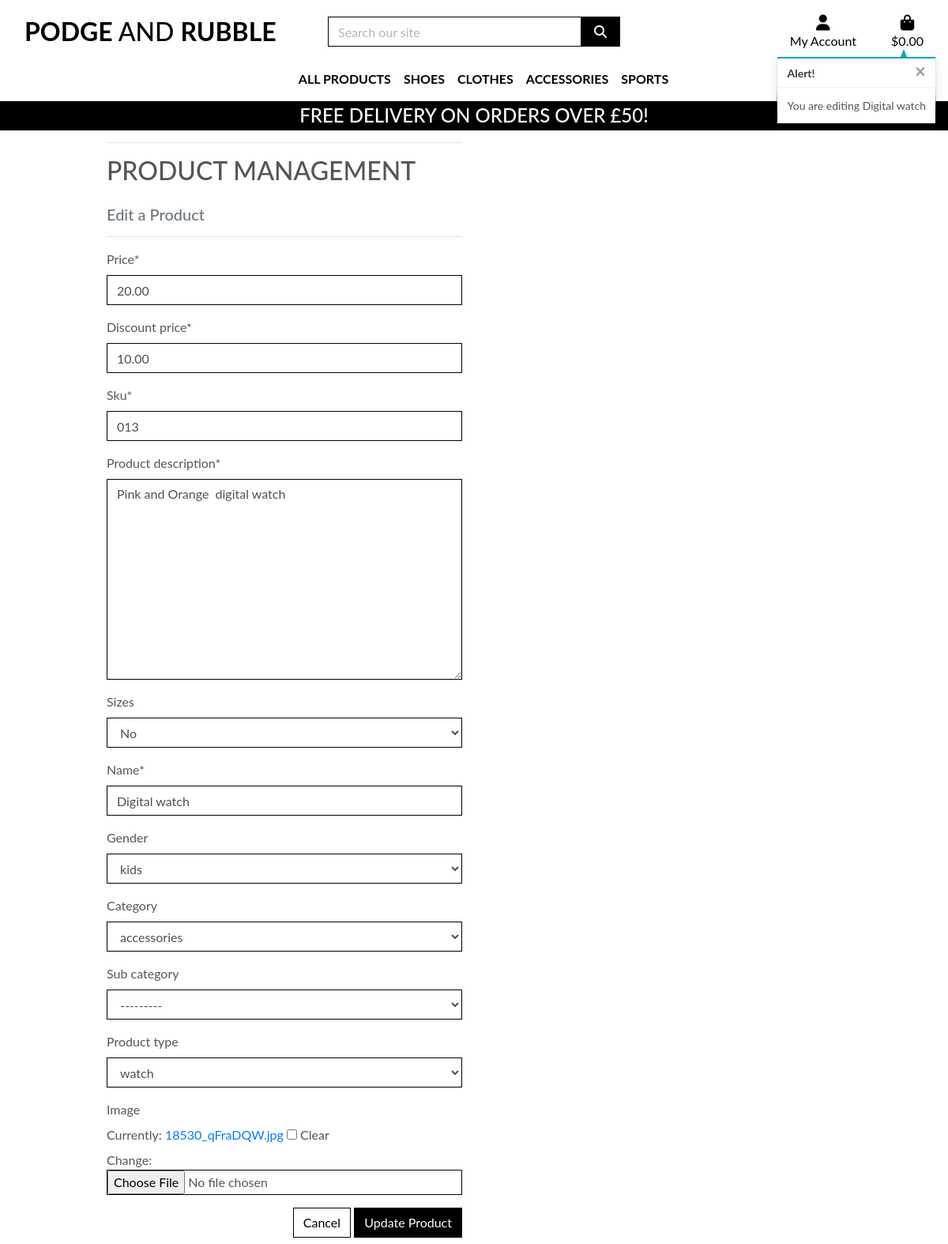
The app's page /products/edit/13/ with its own data.
### products/models.py (models this page shows, shortened)
class Product(models.Model):
    price = models.DecimalField(
        max_digits=6,
        decimal_places=2)
    discount_price = models.DecimalField(
        max_digits=6,
        decimal_places=2)
    sku = models.CharField(
        max_length=254)
    name = models.CharField(
        max_length=254)
    product_description = models.TextField()
    sizes = models.BooleanField(
        default=False,
        null=True,
        blank=True)
    category = models.CharField(max_length=20)
    gender = models.CharField(max_length=10)
    product_type = models.CharField(max_length=20)
    name = models.CharField(max_length=254)
    gender = models.ForeignKey(
        'Gender',
        null=True,
        blank=True,
        on_delete=models.SET_NULL)
    category = models.ForeignKey(
        'Category',
        null=True,
        blank=True,
        on_delete=models.SET_NULL)
    sub_category = models.ForeignKey(
        'SubCategory',
        null=True,
        blank=True,
        on_delete=models.SET_NULL)
    product_type = models.ForeignKey(
        'ProductType',
        null=True,
        blank=True,
        on_delete=models.SET_NULL)
    image = models.ImageField(
        blank=True,
        null=True)

class Gender(models.Model):
    name = models.CharField(
        max_length=254)
    display_name = models.CharField(
        max_length=254)
    def __str__(self):
        return self.name

class Category(models.Model):
    class Meta:
        verbose_name_plural = 'Categories'
    name = models.CharField(max_length=255)
    display_name = models.CharField(max_length=255, null=True, blank=True)
    def __str__(self):
        return self.name

class ProductType(models.Model):
    name = models.CharField(
        max_length=254)
    display_name = models.CharField(
        max_length=254)
    def __str__(self):
        return self.name

### products/views.py (the view)
# urls.py: path('edit/<int:product_id>/', views.edit_product, name='edit_product'),
def edit_product(request, product_id):
    product = get_object_or_404(Product, pk=product_id)
    if request.method == 'POST':
        form = ProductForm(request.POST, request.FILES, instance=product)
        if form.is_valid():
            form.save()
            messages.success(request, 'Successfully updated product!')
            return redirect(reverse('product_detail', args=[product.id]))
        else:
            messages.error(request, 'Failed to update product. Please ensure the form is valid.')
    else:
        form = ProductForm(instance=product)
        messages.info(request, f'You are editing {product.name}')
    template = 'products/edit_product.html'
    context = {
        'form': form,
        'product': product,
    }
    return render(request, template, context)

### products/forms.py
class ProductForm(forms.ModelForm):
    class Meta:
        model = Product
        fields = '__all__'
    def __init__(self, *args, **kwargs):
        super().__init__(*args, **kwargs)
        categories = Category.objects.all()
        for field_name, field in self.fields.items():
            field.widget.attrs['class'] = 'border-black rounded-0'

### bag/contexts.py (called while the page is built, shortened)
def bag_contents(request):
    bag_items = []
    total = 0
    product_count = 0
    bag = request.session.get('bag', {})
    if total < settings.FREE_DELIVERY_THRESHOLD:
        delivery = total * Decimal(settings.STANDARD_DELIVERY_PERCENTAGE / 100)
        free_delivery_delta = settings.FREE_DELIVERY_THRESHOLD - total
    else:
        delivery = 0
        free_delivery_delta = 0
    grand_total = delivery + total
    context = {
        'bag_items': bag_items,
        'total': total,
        'product_count': product_count,
        'delivery': delivery,
        'free_delivery_delta': free_delivery_delta,
        'free_delivery_threshold': settings.FREE_DELIVERY_THRESHOLD,
        'grand_total': grand_total,
    }
    return context

### products/templates/products/edit_product.html (shortened to what this page needs)
{% extends "base.html" %}
{% load static %}
{% block page_header %}
    <div class="container header-container">
    </div>
{% endblock %}
{% block content %}
    <div class="overlay"></div>
    <div class="container">
        <div class="row">
            <div class="col-12 col-md-6">
                <hr>
                <h2 class="logo-font mb-4">Product Management</h2>
                <h5 class="text-muted">Edit a Product</h5>
                <hr>
            </div>
        </div>
        <div class="row">
            <div class="col-12 col-md-6">
                <form method="POST" action="{% url 'edit_product' product.id %}" class="form mb-2" enctype="multipart/form-data">
                    {{ form | crispy }}
                    <div class="text-right">
                        <a class="btn btn-outline-black rounded-0" href="{% url 'products' %}">Cancel</a>
                        <button class="btn btn-black rounded-0" type="submit">Update Product</button>
                    </div>
                </form>
            </div>
        </div>
    </div>
{% endblock %}

### static/css/base.css (style rules this page uses)
html { height: 100%; }
body { background-color: #999 !important; color: #555; font-family: 'Montserrat'; }
.logo-font { text-transform: uppercase; }
.btn-black { background: black; color: white; }
.btn-outline-black { background: white; color: black !important; border: 1px solid black; }
.border-black { border: 1px solid black !important; }
.overlay { height: 100%; width: 100%; top: 0; left: 0; position: fixed; background: white; z-index: -1; }
@media (min-width: 1200px) { .container { max-width: 80%; } }
@media (min-width: 992px) { .header-container { padding-top: 164px; } }
body { background: url('/media/homepage_background_cropped.jpg') no-repeat center center fixed; background-size: cover; height: calc(100vh - 164px); color: #555; font-family: 'Lato'; }

### records on screen
Product: price "20.00", discount_price "10.00", sku "013", product_description "Pink and Orange digital watch", sizes "No", name "Digital watch", gender "kids", category "accessories", sub_category "---------", product_type "watch"

### other values on screen
{{ free_delivery_threshold }} "50"
{{ message }} "You are editing Digital watch"
